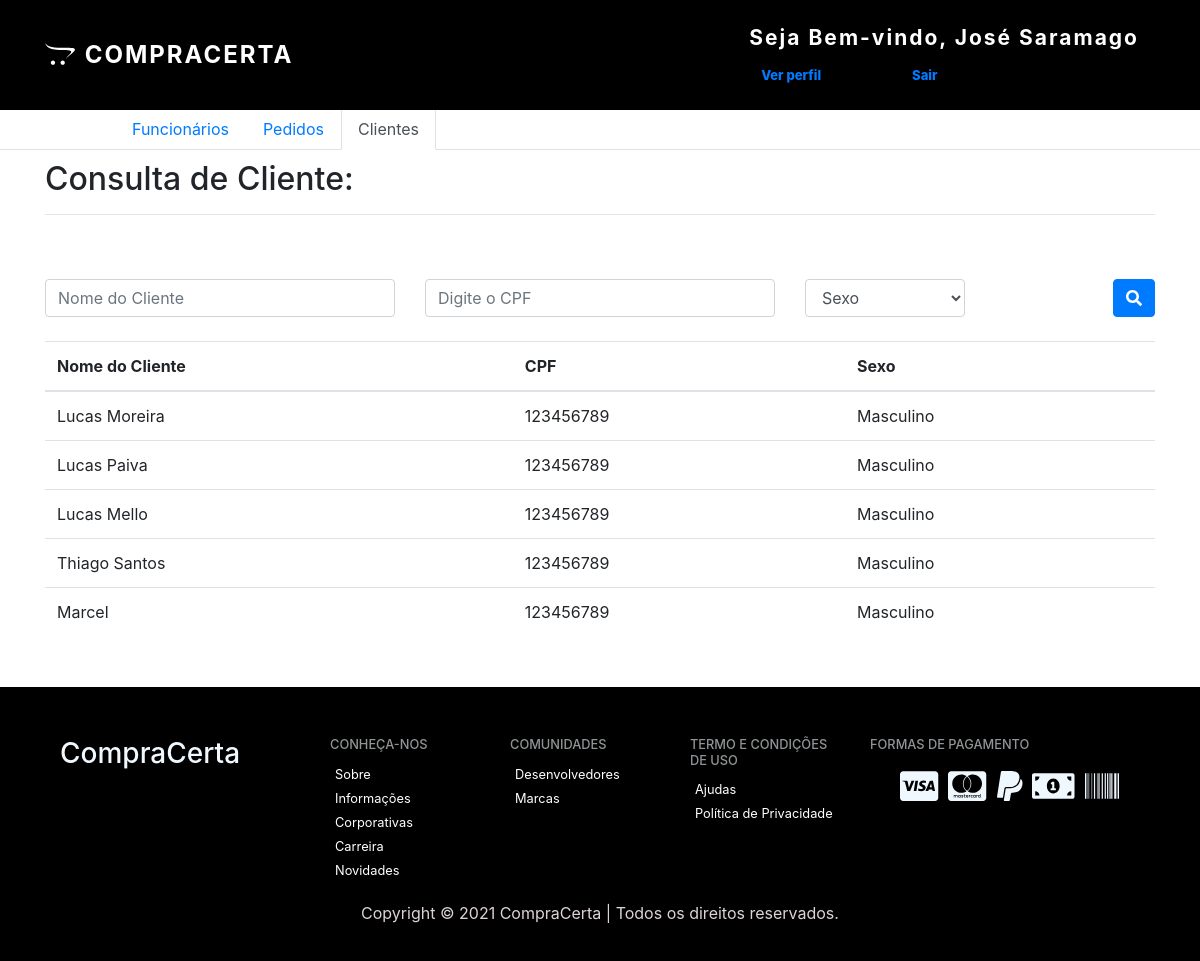
Screenshot of /Views/admin-gerente/cliente-consulta.php (signed in) with the database file from the repository.
### tables this page shows
CREATE TABLE `usuarios` (
  `nomeUsuario` varchar(100) NOT NULL,
  `emailUsuario` varchar(100) NOT NULL,
  `senhaUsuario` varchar(8) NOT NULL,
  `cpfUsuario` int(11) NOT NULL,
  `dataUsuario` date NOT NULL,
  `dddUsuario` int(2) DEFAULT NULL,
  `telefoneUsuario` int(8) DEFAULT NULL,
  `sexoUsuario` tinyint(1) NOT NULL,
  `ruaUsuario` varchar(100) NOT NULL,
  `numeroRuaUsuario` int(4) NOT NULL,
  `cidadeUsuario` varchar(100) NOT NULL,
  `estadoUsuario` varchar(2) NOT NULL,
  `cepUsuario` int(8) NOT NULL,
  `bairroUsuario` varchar(100) NOT NULL,
  `complementoUsuario` varchar(15) DEFAULT NULL,
  `idUsuario` int(11) NOT NULL
);

### Models/Cliente_Service.php (called while the page is built, shortened)
<?php
class ClienteService{
	public function getClientes() {
		try {
		  $conexao =Conexao::conectar();
		  $sql = "SELECT * FROM usuarios";
		  $stmt = $conexao -> prepare($sql);
		  $stmt -> execute();
		  $clientes = array();
		  while ($data = $stmt->fetch()) {
			$cliente = new ClienteModel($data['idUsuario'], $data['nomeUsuario'], $data['cpfUsuario'], $data['emailUsuario'], $data['senhaUsuario'], $data['dataUsuario'], $data['dddUsuario'], $data['telefoneUsuario'], $data["sexoUsuario"], $data['ruaUsuario'], $data['numeroRuaUsuario'], $data['cidadeUsuario'], $data['estadoUsuario'], $data['cepUsuario'], $data['bairroUsuario'], $data['complementoUsuario']);
			$cliente->setIdUsuario($data["idUsuario"]);
			$cliente->setNomeUsuario($data["nomeUsuario"]);
			$cliente->setCpfUsuario($data["cpfUsuario"]);
			$cliente->setSexoUsuario($data["sexoUsuario"]);
			array_push($clientes, $cliente);
		  }
		  return $clientes;
		} catch (PDOException $e) {
			echo $e->getMessage();
		}
	  }
}
?>

### Controllers/ClienteController.php (called while the page is built, shortened)
<?php
class ClienteController
{
  public static function getClientes() {
    $clienteService = new ClienteService();
    $allClientes = $clienteService->getClientes();
    return $allClientes;
  }
}
?>

### Models/Cliente_Model.php (called while the page is built, shortened)
<?php
    class ClienteModel{
        private $nomeUsuario;
        private $cpfUsuario;
        private $sexoUsuario;
        public function __construct($idUsuario, $nomeUsuario,$emailUsuario, $senhaUsuario, $cpfUsuario, $aniversarioUsuario, $dddUsuario, $telefoneUsuario, $sexoUsuario, $ruaUsuario, $cidadeUsuario, $estadoUsuario, $cepUsuario, $bairroUsuario, $numeroUsuario, $complementoUsuario) {
            $this->nomeUsuario = $nomeUsuario;
            $this->cpfUsuario = $cpfUsuario;
            $this->sexoUsuario = $sexoUsuario;
        }
        public function getNomeUsuario() {
            return $this->nomeUsuario;
        }
        public function setNomeUsuario($nomeUsuario) {
            $this->nomeUsuario = $nomeUsuario;
        }
        public function getCpfUsuario() {
            return $this->cpfUsuario;
        }
        public function setCpfUsuario($cpfUsuario) {
            $this->cpfUsuario = $cpfUsuario;
        }
        public function getSexoUsuario() {
            return $this->sexoUsuario;
        }
        public function setSexoUsuario($sexoUsuario) {
            $this->sexoUsuario = $sexoUsuario;
        }
    }
?>

### Views/admin-gerente/cliente-consulta.php (the view, shortened to what this page needs)
<?php
require_once "../../Models/Cliente_Model.php";
require_once "../../Models/Cliente_Service.php";
require_once "../../Controllers/ClienteController.php";
$clientes = ClienteController::getClientes();
?>
<!DOCTYPE html>
<html lang="pt-br">
  <head>
    <link rel="stylesheet" href="https://stackpath.bootstrapcdn.com/bootstrap/4.1.3/css/bootstrap.min.css">
    <link rel="stylesheet" href="https://use.fontawesome.com/releases/v5.3.1/css/all.css">
    <link rel="stylesheet" type="text/css" href="../../Assets/css/my-style.css">
		<link rel="stylesheet" href="https://maxcdn.bootstrapcdn.com/bootstrap/4.0.0/css/bootstrap.min.css">
    <header >
    <nav class="navbar navbar-expand-md fixed-top navbar-black">
        <div class="container">
          <a style="color: #fff;
          font-size: 24px;
          text-transform: uppercase;
          text-decoration: none;
          font-weight: 700;
          letter-spacing: 2px;" href="PaginaGerente.php" class="navbar-brand"><i style="margin-right: 2px;" class="fab fa-opencart"></i>
            CompraCerta
          </a>
          <div class="collapse navbar-collapse" id="nav-principal">
            <ul class="navbar-nav ml-auto">
              <?php if (!isset($_SESSION['user'])) { ?>
              <li class="nav-item divisor"></li>
              <li class="nav-item">
                <a href="login.php" class="nav-link"><Compre Agora type="Compre Agora" class="btn btn-primary">Entrar</Compre Agora></a>
              </li>
              <li class="nav-item">
                <a href="cadastro.php" class="nav-link"><Compre Agora type="Compre Agora" class="btn btn-outline-primary">Inscrever-se</Compre Agora></a>
              </li>
              <?php } else { ?>
              <li class="nav-item">
                <a style="color: #fff; font-size: 21px; margin-inline-start: 0mm; text-decoration: none; font-weight: 700; letter-spacing: 2px;" href="index.php" class="navbar-brand">Seja Bem-vindo, <?php echo $_SESSION['nomeFuncionario'] ?></button></a>
                <div class="row" style="font-size: 13px; font-weight: 800; margin-inline-start: 1mm; margin-inline-end: 100px;">
                    <a href="perfil-cliente.php" class="nav-link col-md-6">Ver perfil <a href="../Views/index.php?logoff=1" class="nav-link col-md-5" style="margin-left: 0%;">Sair</a>
                </div>
              </li>
              <?php } ?>
        </div>
    </header>
  </head>
  <body id="page-gerente">
  <section id="cadastro" style="height: 60px;">
    </section>
    <ul style="padding-left: 115px; margin-bottom: 10px; margin-top: -30px;" class="nav nav-tabs">
      <li class="nav-item">
        <a class="nav-link" href="PaginaGerente.php">Funcionários</a>
      </li>
      <li class="nav-item">
        <a class="nav-link " href="pedidos-consulta.php">Pedidos</a>
      </li>
      <li class="nav-item">
        <a class="nav-link active" href="cliente-consulta.php">Clientes</a>
      </li>
    </ul>
    <div class="container">
      <div class="row">
        <div class="col mb-5">
          <h2 >Consulta de Cliente:</h2>
          <hr>
        </div>
      </div>
      <div class="row mb-4">
        <div class="col-md-4">
            <input type="text" class="form-control" placeholder="Nome do Cliente" id="nome-cliente" />
        </div>
        <div class="col-md-4">
          <input type="text" class="form-control" id="cpf-funcionario" \
          pattern="\d{3}\.\d{3}\.\d{3}-\d{2}" \ placeholder="Digite o CPF"/>
        </div>
        <div class="col-md-2">
          <select class="form-control" id="sexo-funcionario">
            <option value="">Sexo</option>
          </select>
        </div>
        <div class="col-md-2 d-flex justify-content-end">
          <button type="button" class="btn btn-primary" onclick="pesquisarDespesa()">
            <i class="fas fa-search"></i>
          </button>
        </div>
      </div>
        <div class="row">
          <div class="col">
            <table class="table" >
              <thead>
                <tr>
                  <th>Nome do Cliente</th>
                  <th>CPF</th>
                  <th>Sexo</th>
                </tr>
              </thead>
              <tbody id="listaDespesas">
              <?php
                  foreach ($clientes as $cliente) {
                    $nomeCliente = $cliente->getNomeUsuario();
                    $cpfCliente = $cliente->getCpfUsuario();
                    $sexoCliente = $cliente->getSexoUsuario();
                    if($sexoCliente == 1){
                      $sexoCliente = "Masculino";
                    } else $sexoCliente = "Feminino";
                  ?>
                    <tr>
                        <td><?= $nomeCliente ?></td>
                        <td><?= $cpfCliente ?></td>
                        <td><?= $sexoCliente ?></td>
                    </tr>
            <?php } ?>
              </tbody>
            </table>
          </div>
        </div>
    </div>
    <footer>
      <div class="container">
        <div class="row col-12">
        <div class="col-3">
          <h3 style="color: aliceblue;">CompraCerta</h3>
        </div>
        <div class="col-2">
         <h4>Conheça-nos</h4>
         <ul class="navbar-nav">
           <li><a href="">Sobre</a></li>
           <li><a href="">Informações Corporativas</a></li>
           <li><a href="">Carreira</a></li>
           <li><a href="">Novidades</a></li>
         </ul>
        </div>
        <div class="col-2">
          <h4>COMUNIDADES</h4>
         <ul class="navbar-nav">
           <li><a href="">Desenvolvedores</a></li>
           <li><a href="">Marcas</a></li>
         </ul>
        </div>
        <div class="col-2">
          <h4>Termo e condições de uso</h4>
         <ul class="navbar-nav">
           <li><a href="">Ajudas</a></li>
           <li><a href="">Política de Privacidade</a></li>
         </ul>
        </div>
        <div class="col-3">
          <h4>Formas de Pagamento</h4>
          <ul class="row">
          <li style="color: aliceblue; font-size: 34px;"><i class="fab fa-cc-visa"></i></li>
          <li style="color: aliceblue; font-size: 34px;"><i class="fab fa-cc-mastercard"></i></li>
          <li style="color: aliceblue; font-size: 34px;"><i class="fab fa-paypal"></i></li>
          <li style="color: aliceblue; font-size: 34px;"><i class="fas fa-money-bill-alt"></i></li>
          <li style="color: aliceblue; font-size: 34px;"><i class="fas fa-barcode"></i></li>
          </ul>
        </div>
        </div>
      </div>
      <div class="" style="text-align: center; margin-top: 20px; color: rgb(221, 212, 212);">
      <p>Copyright &copy; 2021 CompraCerta | Todos os direitos reservados.</p>
      </div>
      </footer>
  </body>
</html>

### Assets/css/my-style.css (style rules this page uses)
.navbar { background: black; height: 110px; }
footer { margin-top: 35px; background: black; padding: 50px 0px 20px 0px; position: relative; }
footer h4 { color: #919496; font-size: 0.8em; text-transform: uppercase; }
footer .navbar-nav a { color: white; font-size: 0.8em; }
footer ul { list-style: none; }
footer ul li { float: right; margin: 0 5px; }
table { margin-bottom: 50px; }

### rows the page displays
usuarios: nomeUsuario "Lucas Moreira", cpfUsuario "123456789", sexoUsuario "Masculino"
usuarios: nomeUsuario "Lucas Paiva", cpfUsuario "123456789", sexoUsuario "Masculino"
usuarios: nomeUsuario "Lucas Mello", cpfUsuario "123456789", sexoUsuario "Masculino"
usuarios: nomeUsuario "Thiago Santos", cpfUsuario "123456789", sexoUsuario "Masculino"
usuarios: nomeUsuario "Marcel", cpfUsuario "123456789", sexoUsuario "Masculino"

### other values shown
$_SESSION['nomeFuncionario'] "José Saramago"
